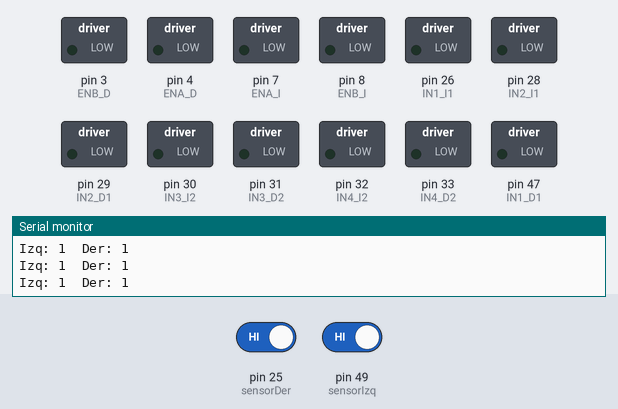
A sketch run on a simulated Arduino Mega 2560, built with avr-gcc and run on an emulated ATmega2560. Parts: switched loads named in the sketch (green lamp = pin HIGH), the last lines printed to the serial monitor. The inputs (shaded band) are chosen by the test bench; at power-on: pin 25 (sensorDer) HIGH, pin 49 (sensorIzq) HIGH.

Above: at 1.2 s.
1.3 s: pin 25 (sensorDer) driven LOW
At 1.9 s:
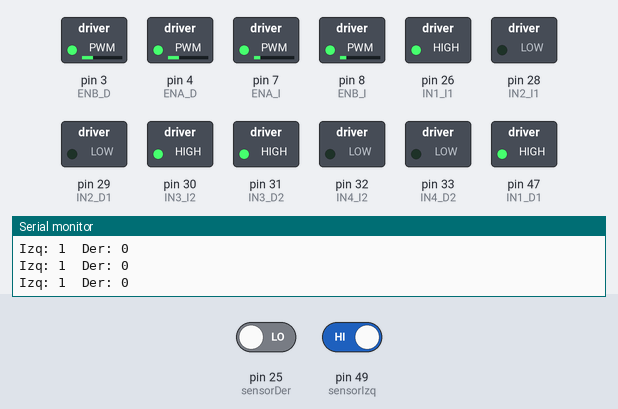
2.8 s: pin 49 (sensorIzq) driven LOW
At 4.0 s:
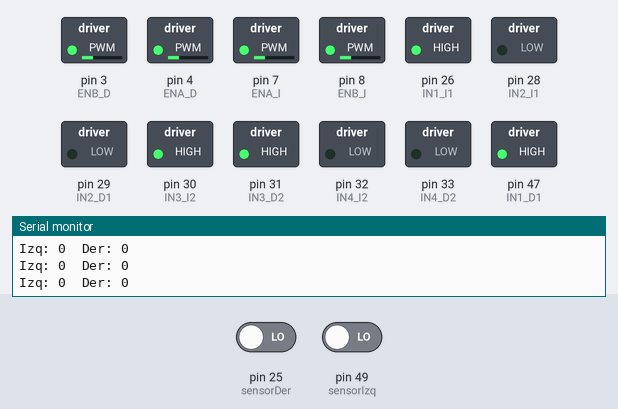
4.3 s: pin 25 (sensorDer) driven HIGH
At 5.2 s:
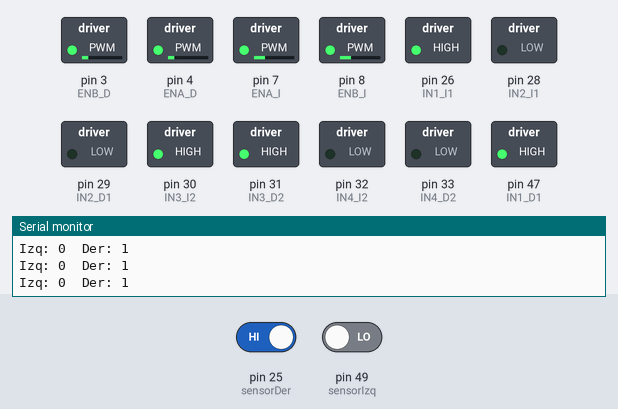
Timing chart, 0 to 7.3 s (numbered marks = the images above; inputs shaded):
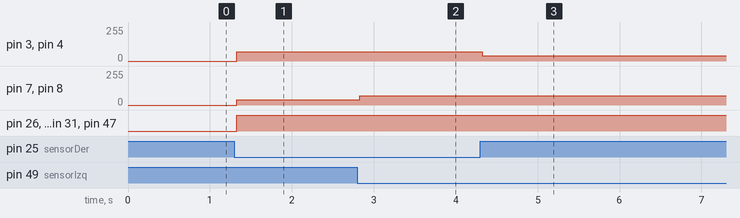

Measured:
- after the input at 1.3 s, pin 3 (ENB_D), pin 4 (ENA_D): 0/255 → 70/255 at once; pin 7 (ENA_I), pin 8 (ENB_I): 0/255 → 40/255 at once; pin 26 (IN1_I1), pin 30 (IN3_I2), pin 31 (IN3_D2), pin 47 (IN1_D1): LOW → HIGH at once
- after the input at 2.8 s, pin 7 (ENA_I), pin 8 (ENB_I): 40/255 → 70/255 at once
- after the input at 4.3 s, pin 3 (ENB_D), pin 4 (ENA_D): 70/255 → 40/255 at once

The sketch:

SEGUIDOR_D_LINEA.ino
```cpp
// ------------------ SENSORES INFRARROJOS ------------------
const int sensorIzq = 49;  // Sensor infrarrojo izquierdo
const int sensorDer = 25;  // Sensor infrarrojo derecho

// ------------------ MOTORES ------------------
// Lado derecho (Puente H 1)
int IN1_D1 = 47;
int IN2_D1 = 29;
int IN3_D2 = 31;
int IN4_D2 = 33;
int ENA_D = 4;   // PWM derecho
int ENB_D = 3;

// Lado izquierdo (Puente H 2)
int IN1_I1 = 26;
int IN2_I1 = 28;
int IN3_I2 = 30;
int IN4_I2 = 32;
int ENA_I = 7;   // PWM izquierdo
int ENB_I = 8;

// ------------------ VELOCIDADES ------------------
const int velMax = 70;   // velocidad máxima
const int velGiro = 40;  // velocidad más lenta para giros

void setup() {
  // Sensores
  pinMode(sensorIzq, INPUT);
  pinMode(sensorDer, INPUT);

  // Motores derecho
  pinMode(IN1_D1, OUTPUT);
  pinMode(IN2_D1, OUTPUT);
  pinMode(IN3_D2, OUTPUT);
  pinMode(IN4_D2, OUTPUT);
  pinMode(ENA_D, OUTPUT);
  pinMode(ENB_D, OUTPUT);

  // Motores izquierdo
  pinMode(IN1_I1, OUTPUT);
  pinMode(IN2_I1, OUTPUT);
  pinMode(IN3_I2, OUTPUT);
  pinMode(IN4_I2, OUTPUT);
  pinMode(ENA_I, OUTPUT);
  pinMode(ENB_I, OUTPUT);

  Serial.begin(9600);
}

void loop() {
  int valorIzq = digitalRead(sensorIzq);
  int valorDer = digitalRead(sensorDer);

  Serial.print("Izq: "); Serial.print(valorIzq);
  Serial.print("  Der: "); Serial.println(valorDer);

  // Ambos sensores ven blanco → avanzar recto
  if (valorIzq == LOW && valorDer == LOW) {
    avanzar();
  }
  // Sensor izquierdo ve negro → girar suave a la izquierda
  else if (valorIzq == HIGH && valorDer == LOW) {
    girarIzquierda();
  }
  // Sensor derecho ve negro → girar suave a la derecha
  else if (valorIzq == LOW && valorDer == HIGH) {
    girarDerecha();
  }
  // Ambos sensores ven negro → detenerse (opcional)
  else {
    detenerMotores();
  }
}

// ------------------ FUNCIONES DE MOVIMIENTO ------------------

void avanzar() {
  // Motores derechos adelante
  digitalWrite(IN1_D1, HIGH);
  digitalWrite(IN2_D1, LOW);
  digitalWrite(IN3_D2, HIGH);
  digitalWrite(IN4_D2, LOW);
  analogWrite(ENA_D, velMax);
  analogWrite(ENB_D, velMax);

  // Motores izquierdos adelante
  digitalWrite(IN1_I1, HIGH);
  digitalWrite(IN2_I1, LOW);
  digitalWrite(IN3_I2, HIGH);
  digitalWrite(IN4_I2, LOW);
  analogWrite(ENA_I, velMax);
  analogWrite(ENB_I, velMax);
}

void girarIzquierda() {
  // Motores derechos rápido
  digitalWrite(IN1_D1, HIGH);
  digitalWrite(IN2_D1, LOW);
  digitalWrite(IN3_D2, HIGH);
  digitalWrite(IN4_D2, LOW);
  analogWrite(ENA_D, velMax);
  analogWrite(ENB_D, velMax);

  // Motores izquierdos más lento
  digitalWrite(IN1_I1, HIGH);
  digitalWrite(IN2_I1, LOW);
  digitalWrite(IN3_I2, HIGH);
  digitalWrite(IN4_I2, LOW);
  analogWrite(ENA_I, velGiro);
  analogWrite(ENB_I, velGiro);
}

void girarDerecha() {
  // Motores izquierdos rápido
  digitalWrite(IN1_I1, HIGH);
  digitalWrite(IN2_I1, LOW);
  digitalWrite(IN3_I2, HIGH);
  digitalWrite(IN4_I2, LOW);
  analogWrite(ENA_I, velMax);
  analogWrite(ENB_I, velMax);

  // Motores derechos más lento
  digitalWrite(IN1_D1, HIGH);
  digitalWrite(IN2_D1, LOW);
  digitalWrite(IN3_D2, HIGH);
  digitalWrite(IN4_D2, LOW);
  analogWrite(ENA_D, velGiro);
  analogWrite(ENB_D, velGiro);
}

void detenerMotores() {
  digitalWrite(IN1_D1, LOW);
  digitalWrite(IN2_D1, LOW);
  digitalWrite(IN3_D2, LOW);
  digitalWrite(IN4_D2, LOW);
  digitalWrite(IN1_I1, LOW);
  digitalWrite(IN2_I1, LOW);
  digitalWrite(IN3_I2, LOW);
  digitalWrite(IN4_I2, LOW);
  analogWrite(ENA_D, 0);
  analogWrite(ENB_D, 0);
  analogWrite(ENA_I, 0);
  analogWrite(ENB_I, 0);
}
```
